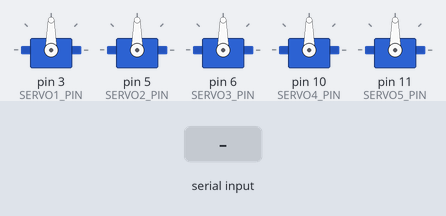
Bench run of a sketch on a simulated Arduino Uno, built with avr-gcc and run on an emulated ATmega328P. Parts: 5 × servo. The inputs (shaded band) are chosen by the test bench.

Above: at 1.2 s.
1.3 s: "90,45," received over Serial
At 2.4 s:
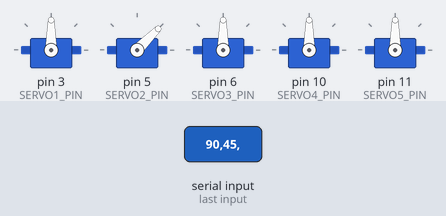
2.8 s: "30,150," received over Serial
At 3.5 s:
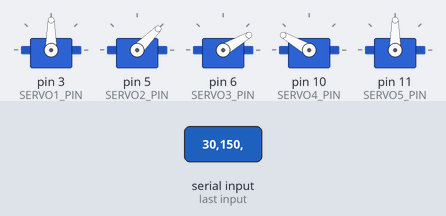
4.3 s: "5," received over Serial
At 5.5 s:
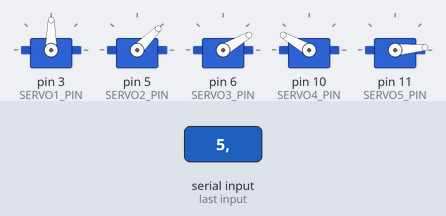
5.8 s: "200," received over Serial
At 6.9 s:
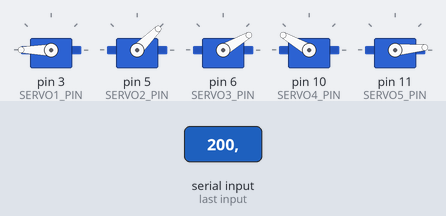
7.3 s: "90," received over Serial
At 8.0 s:
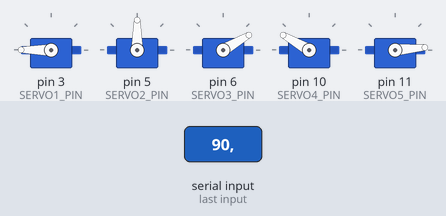
8.8 s: "90,45," received over Serial
At 9.3 s:
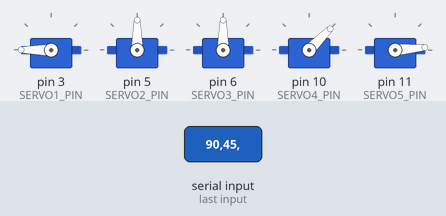
Timing chart, 0 to 11.3 s (numbered marks = the images above; inputs shaded):
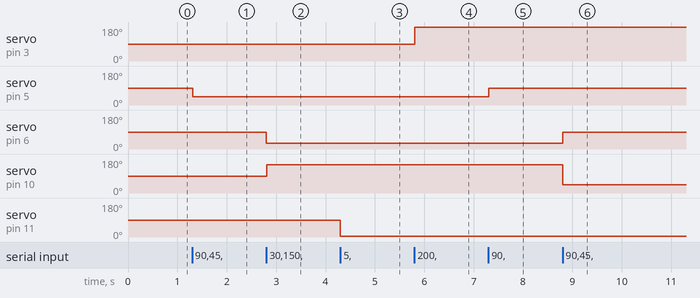

Measured:
- after the input at 1.3 s, servo on pin 5 (SERVO2_PIN): 90° → 45° at once
- after the input at 2.8 s, servo on pin 6 (SERVO3_PIN): 90° → 30° at once; servo on pin 10 (SERVO4_PIN): 90° → 150° at once
- after the input at 4.3 s, servo on pin 11 (SERVO5_PIN): 90° → 5° at once
- after the input at 5.8 s, servo on pin 3 (SERVO1_PIN): 90° → 180° at once
- after the input at 7.3 s, servo on pin 5 (SERVO2_PIN): 45° → 90° at once
- after the input at 8.8 s, servo on pin 6 (SERVO3_PIN): 30° → 90° at once; servo on pin 10 (SERVO4_PIN): 150° → 45° at once

The sketch:

servomotor_controller_program_5DOF.ino
```cpp
#include <Servo.h>

#define SERVO1_PIN 3
#define SERVO2_PIN 5
#define SERVO3_PIN 6
#define SERVO4_PIN 10
#define SERVO5_PIN 11

Servo servos[5];
String receivedData;
byte servoCounter = 0;

void setup()
{
	Serial.begin(9600);
	servos[0].attach(SERVO1_PIN);
	servos[1].attach(SERVO2_PIN);
	servos[2].attach(SERVO3_PIN);
	servos[3].attach(SERVO4_PIN);
	servos[4].attach(SERVO5_PIN);
}

void loop()
{
	while (Serial.available())
    {
        if (servoCounter == 5) {
            servoCounter = 0;
        }

        receivedData = Serial.readStringUntil(',');
        receivedData.trim();
        servos[servoCounter].write(receivedData.toInt());
        servoCounter++;
    };
}
```
